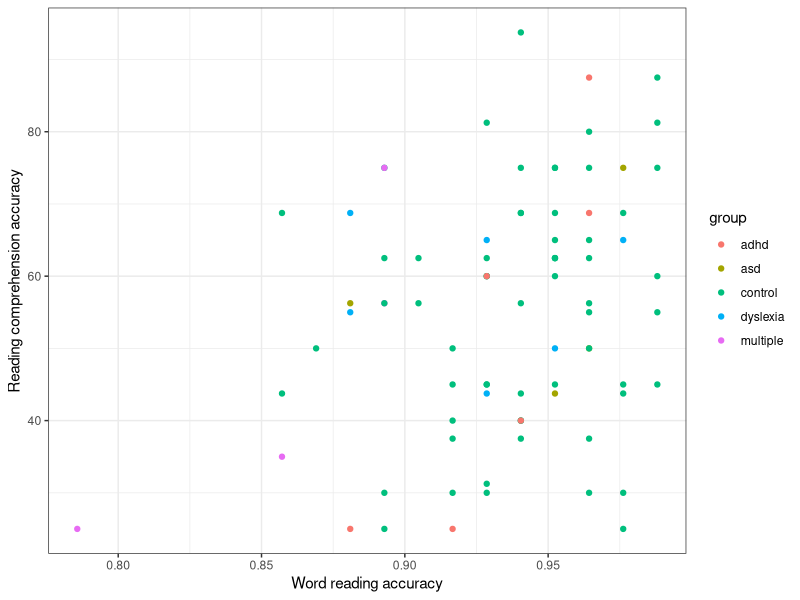
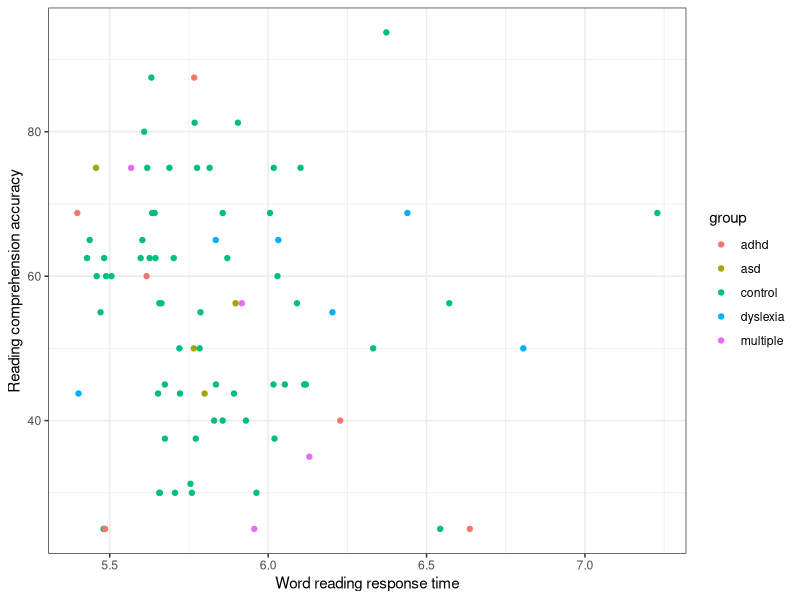
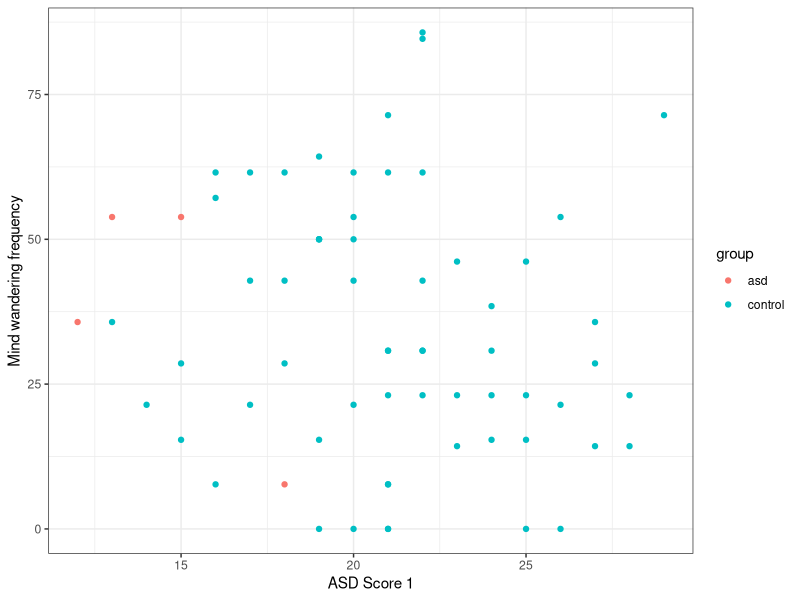
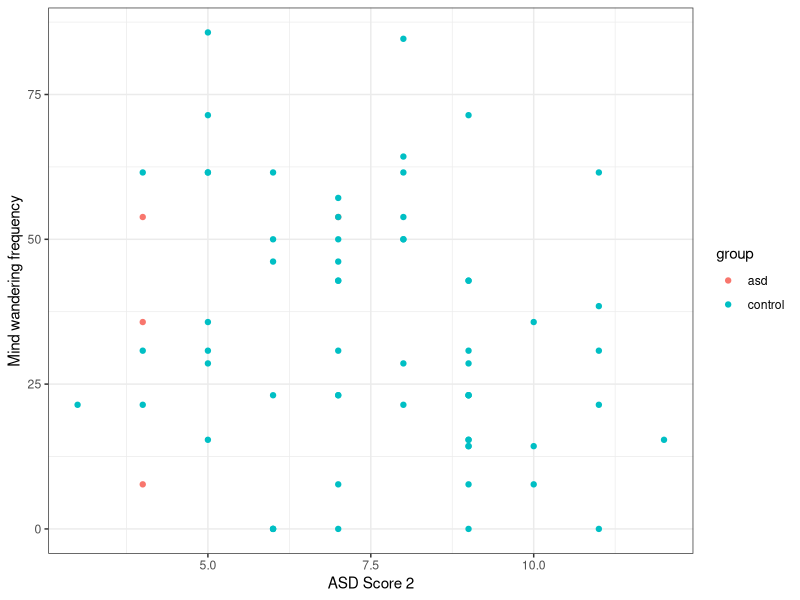
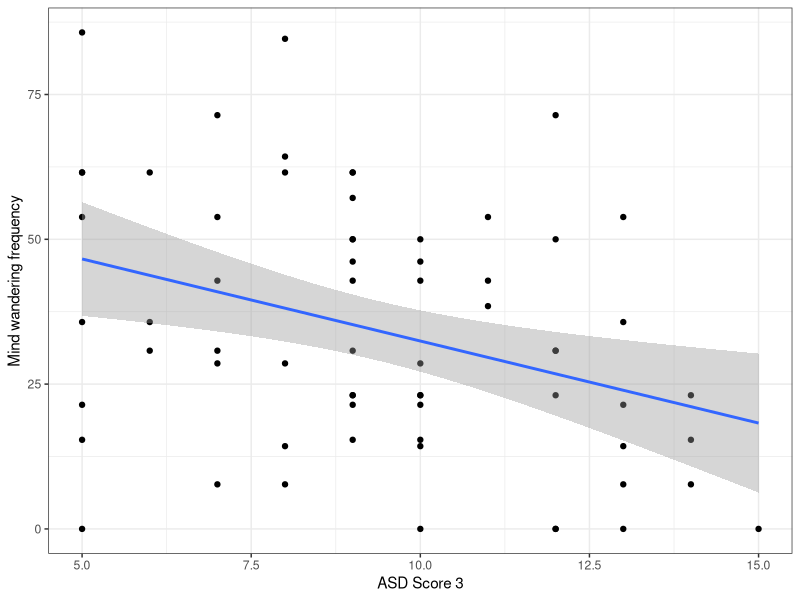
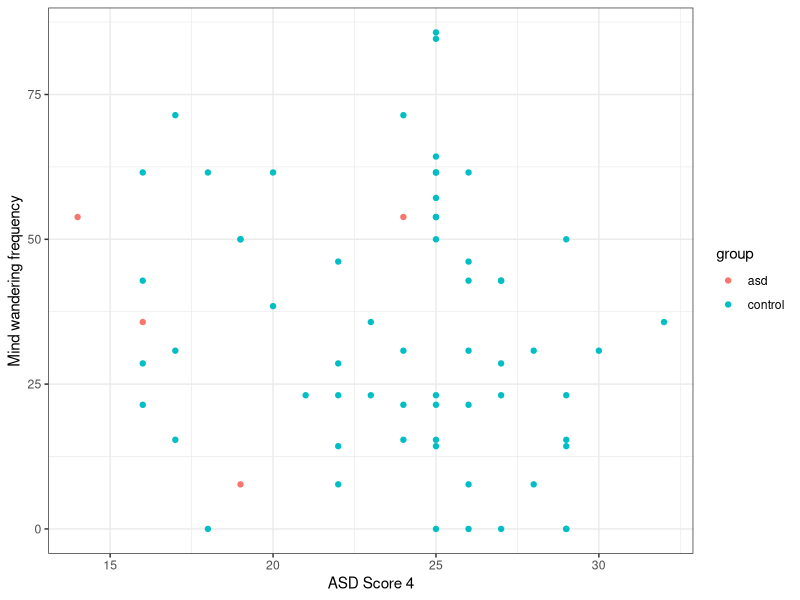
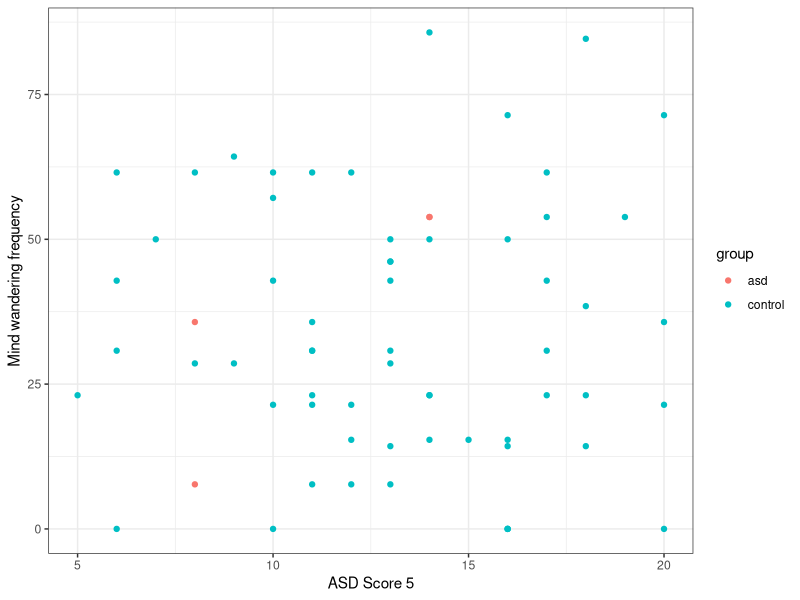
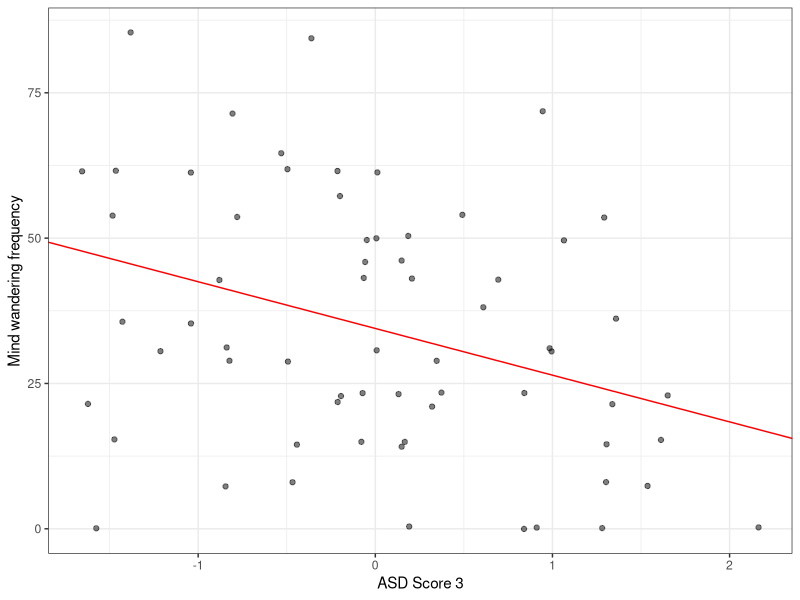

Here is the R script that generated these plots, in order:
# Set-up ------------------------------------------------------------------
# Load relevant libraries
library(here)
library(tidyverse)

# Required variables
# Demographics (age, gender, language background) - to report
# Diagnosis (yes/no) - to report
# ASD questionnaire
# ROAR - control
# Model A: MW freq as a function of ASD symptomology (total) and ROAR + interaction?
# Model B: MW freq as a function of ASD categories and ROAR + interaction?

# 1) Read in data files -----------
demo_dat <- read_csv(here("mw2324_06data/mw2324_processed", "demo_dat_20240209.csv"))
diag_dat <- read_csv(here("mw2324_06data/mw2324_processed", "diag_dat_20240213.csv"))
asd_scores <- read_csv(here("mw2324_06data/mw2324_processed", "asd_scores_20240216.csv"))
roar_score <- read_csv(here("mw2324_06data/mw2324_processed", "roar_score_20240207.csv"))
feng <- read_csv(here("mw2324_06data/mw2324_processed", "mw_20240208.csv"))

# 2) Combine data ---------
steph_dat <- demo_dat %>%
  inner_join(diag_dat) %>%
  inner_join(asd_scores) %>%
  inner_join(roar_score) %>%
  inner_join(feng) %>%
  #select(-handedness, -footedness, -rt_mean, -rct, -rc_acc)
  select(-handedness, -footedness, -rt_mean, -rct)

# 3) Save results in new data file ---------
write_csv(steph_dat, here("mw2324_06data/mw2324_processed", "steph_dat_20240216.csv"))

##########
# Abbreviations
# origID: participant number
# age: age in years
# gender: man, woman, prefer not to say, other (see under gender_text)
# gender_text: self-reported gender if 'other' selected on previous question
# bilingual: language background ("Do you regard yourself as bilingual?"; No vs. Yes)
# bilingual_text: strongest language
# group: control vs. dyslexia vs. adhd vs. asd vs. multiple
# control: 0=no, 1=yes
# dyslexia: 0=no, 1=yes
# adhd: 0=no, 1=yes
# asd: 0=no, 1=yes
# asd_total: ASD questionnaire - sum of points on all questions
# roar_acc: proportion correct on ROAR
# roar_logRt: mean log rt on correct trials on ROAR
# total_tooFast: number of trials on which participant responded in less than 100 ms
# total_tooSlow: number of trails on which participant responded more slowly than 3 standard deviation above their own third quartile
# perc_tooFast: percentage of trials on which participant responded in less than 100 ms
# percentage of trails on which participant responded more slowly than 3 standard deviation above their own third quartile
# roar_exclude_rt: roar task - participants who responded too fast (< 100 ms; coded as 2) or too slow (based on 
# Hoaglin-Iglewicz procedure; coded as 1)
# mw_freq: percentage of probes on which participant reported to mind wander


############
# Preliminary analyses

steph_dat <- steph_dat %>%
  filter(roar_exclude_rt == 0) %>%
  mutate(roar_acc_sc = scale(roar_acc),
         roar_logRt_sc = scale(roar_logRt),
         asd_tot_sc = scale(ASD_Score_total),
         asd_switching_sc = scale(ASD_Score3),
         mw_freq_sc = scale(mw_freq))

ggplot(steph_dat, aes(x = roar_acc, y = rc_acc, colour = group)) +
  geom_point() +
  labs(x = "Word reading accuracy", y = "Reading comprehension accuracy") +
  theme_bw()

ggplot(steph_dat, aes(x = roar_logRt, y = rc_acc, colour = group)) +
  geom_point() +
  labs(x = "Word reading response time", y = "Reading comprehension accuracy") +
  theme_bw()

steph_dat_ac <- steph_dat %>%
  filter(group == "control" | group == "asd")


m1 <- lm(mw_freq ~ asd_tot_sc + roar_acc_sc, steph_dat_ac)

summary(m1)

m2 <- lm(mw_freq ~ asd_tot_sc + roar_logRt_sc, steph_dat_ac)

summary(m2)

m3 <- lm(rc_acc ~ mw_freq_sc + + asd_tot_sc + roar_acc_sc, steph_dat_ac)

summary (m3)

m4 <- lm(rc_acc ~ mw_freq_sc + + asd_tot_sc + roar_logRt_sc, steph_dat_ac)

summary (m4)

ggplot(steph_dat_ac, aes(x = ASD_Score1, y = mw_freq, colour = group)) +
  geom_point() +
  labs(x = "ASD Score 1", y = "Mind wandering frequency") +
  theme_bw()

ggplot(steph_dat_ac, aes(x = ASD_Score2, y = mw_freq, colour = group)) +
  geom_point() +
  labs(x = "ASD Score 2", y = "Mind wandering frequency") +
  theme_bw()

ggplot(steph_dat_ac, aes(x = ASD_Score3, y = mw_freq)) +
  geom_point() +
  geom_smooth (method = lm) +
  labs(x = "ASD Score 3", y = "Mind wandering frequency") +
  theme_bw()

ggplot(steph_dat_ac, aes(x = ASD_Score4, y = mw_freq, colour = group)) +
  geom_point() +
  labs(x = "ASD Score 4", y = "Mind wandering frequency") +
  theme_bw()

ggplot(steph_dat_ac, aes(x = ASD_Score5, y = mw_freq, colour = group)) +
  geom_point() +
  labs(x = "ASD Score 5", y = "Mind wandering frequency") +
  theme_bw()


m5 <- lm(mw_freq ~ asd_switching_sc + roar_acc_sc, steph_dat_ac)

summary (m5)

m6 <- lm(mw_freq ~ asd_switching_sc + roar_logRt_sc, steph_dat_ac)

summary (m6)

ggplot(steph_dat_ac, aes(x = asd_switching_sc, y = mw_freq)) +
  geom_jitter(alpha = 0.5) +
  geom_abline(intercept = 34.4559099, slope = -8.0364309, colour = "red") +
  labs(x = "ASD Score 3", y = "Mind wandering frequency") +
  theme_bw()

m7 <- lm(rc_acc ~ asd_switching_sc + roar_acc_sc, steph_dat_ac)

summary(m7)

